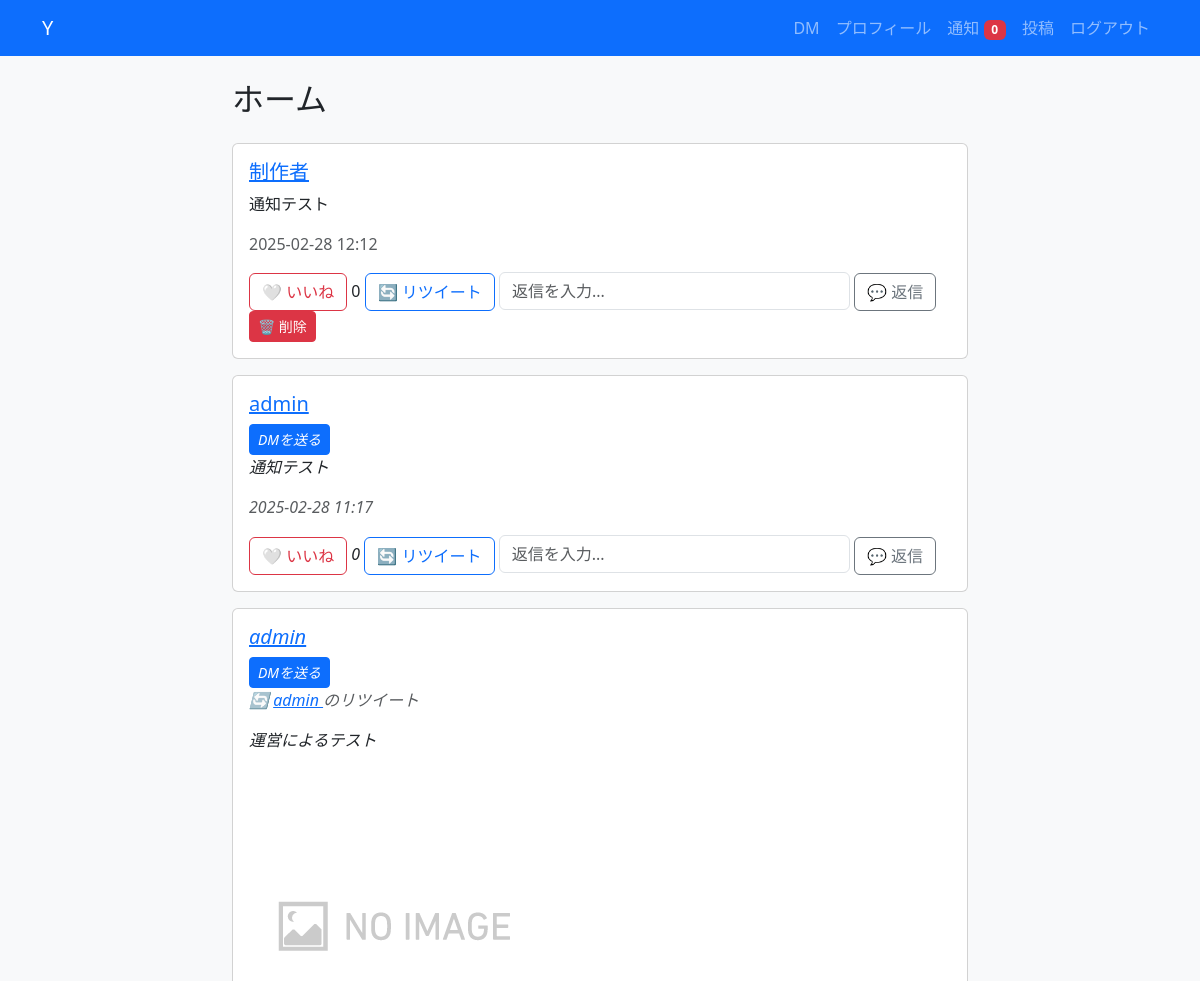
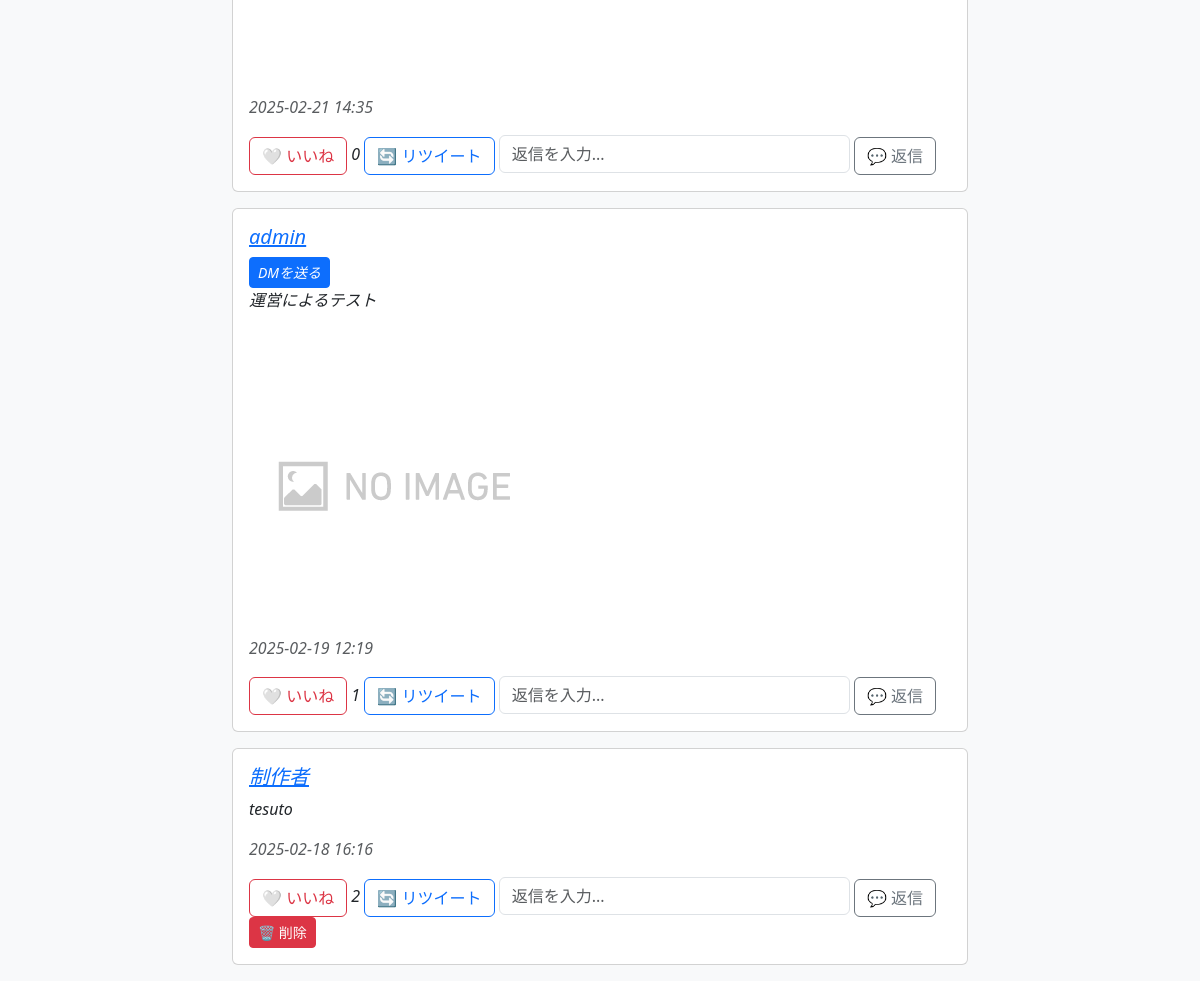
Screenshot of / (signed in) with the database file from the repository (2 pictures, top to bottom).
### Y/models.py (models this page shows, shortened)
class Tweet(models.Model):
    user = models.ForeignKey(User, on_delete=models.CASCADE)
    content = models.CharField(max_length=280)
    image = models.ImageField(upload_to='tweets/', blank=True, null=True)
    created_at = models.DateTimeField(auto_now_add=True)
    original_tweet = models.ForeignKey('self', on_delete=models.CASCADE, null=True, blank=True, related_name='retweets')
    class Meta:
        unique_together = ('user', 'original_tweet')  # 同じユーザーが同じツイートをリツイートできない
    parent_tweet = models.ForeignKey('self', on_delete=models.CASCADE, null=True, blank=True, related_name='replies')
    def is_retweet(self):
        return self.original_tweet is not None
    def like_count(self):
        return self.likes.count()

### Y/views.py (the view)
# urls.py: path('', views.tweet_list, name='tweet_list'),
@login_required
def tweet_list(request):
    tweets = Tweet.objects.all().order_by("-created_at")
    for tweet in tweets:
        tweet.is_retweeted = tweet.retweets.filter(user=request.user).exists()
    return render(request, 'Y/tweet_list.html', {'tweets': tweets})

### Y/context_processors.py (called while the page is built)
def unread_notifications(request):
    if request.user.is_authenticated:
        return {'unread_notifications': Notification.objects.filter(receiver=request.user, is_read=False).count()}
    return {}

### Y/templates/Y/tweet_list.html (shortened to what this page needs)
{% extends 'Y/base.html' %}
{% load static %}
{% block content %}
<div class="row">
    <div class="col-md-8 mx-auto">
        <h2 class="mb-4">ホーム</h2>
        {% for tweet in tweets %}
            <div class="card mb-3 tweet-card" data-tweet="{{ tweet.id }}">
                <div class="card-body">
                    <h5 class="card-title">
                        <a href="{% url 'profile' tweet.user.username %}">{{ tweet.user.username }}</a>
                    </h5>
            {% if tweet.user != request.user %}
            <a href="{% url 'send_dm' tweet.user.username %}" class="btn btn-primary btn-sm"><i class="fas fa-paper-plane">DMを送る</a>
        {% endif %}
                    {% if tweet.is_retweet %}
                        <p class="text-muted">🔄
                            <a href="{% url 'profile' tweet.original_tweet.user.username %}">
                                {{ tweet.original_tweet.user.username }}
                            </a> のリツイート
                        </p>
                        <p class="card-text">{{ tweet.original_tweet.content }}</p>
                        {% if tweet.original_tweet.image %}
                            <img src="{{ tweet.original_tweet.image.url }}" class="img-fluid rounded mt-2" style="max-height: 300px;">
                        {% endif %}
                    {% else %}
                        <p class="card-text">{{ tweet.content }}</p>
                    {% endif %}
                    {% if tweet.image %}
                        <img src="{{ tweet.image.url }}" class="img-fluid rounded mt-2" style="max-height: 300px;">
                    {% endif %}
                    <p class="text-muted">{{ tweet.created_at|date:"Y-m-d H:i" }}</p>
                    <button class="btn btn-outline-danger like-btn" data-tweet="{{ tweet.id }}">
                        {% if user in tweet.likes.all %} ❤️ いいね取消 {% else %} 🤍 いいね {% endif %}
                    </button>
                    <span id="like-count-{{ tweet.id }}">{{ tweet.like_count }}</span>
                    <form action="{% url 'retweet' tweet.id %}" method="post" class="d-inline">
                        <button type="submit" class="btn btn-outline-primary">🔄 リツイート</button>
                    </form>
                    <form action="{% url 'reply' tweet.id %}" method="post" class="d-inline">
                        <input type="text" name="content" placeholder="返信を入力..." class="form-control d-inline w-50">
                        <button type="submit" class="btn btn-outline-secondary">💬 返信</button>
                    </form>
                    {% if request.user == tweet.user %}
                    <form action="{% url 'tweet_delete' tweet.id %}" method="post" class="delete-form">
                        <button type="submit" class="btn btn-danger btn-sm">🗑️ 削除</button>
                    </form>
                    {% endif %}
                </div>
            </div>
        {% endfor %}
    </div>
</div>
{% endblock %}

### rows the page displays
Tweet: user.username "制作者", content "通知テスト", created_at "2025-02-28 12:12", shows "🤍 いいね", like_count "0", shows "🗑️ 削除"
Tweet: user.username "admin", shows "DMを送る", content "通知テスト", created_at "2025-02-28 11:17", shows "🤍 いいね", like_count "0"
Tweet: user.username "admin", shows "DMを送る", original_tweet.user.username "admin", original_tweet.content "運営によるテスト", original_tweet.image (placeholder picture), created_at "2025-02-21 14:35", shows "🤍 いいね", like_count "0"
Tweet: user.username "admin", shows "DMを送る", content "運営によるテスト", image (placeholder picture), created_at "2025-02-19 12:19", shows "🤍 いいね", like_count "1"
Tweet: user.username "制作者", content "tesuto", created_at "2025-02-18 16:16", shows "🤍 いいね", like_count "2", shows "🗑️ 削除"

### other values shown
{{ unread_notifications }} "0"
